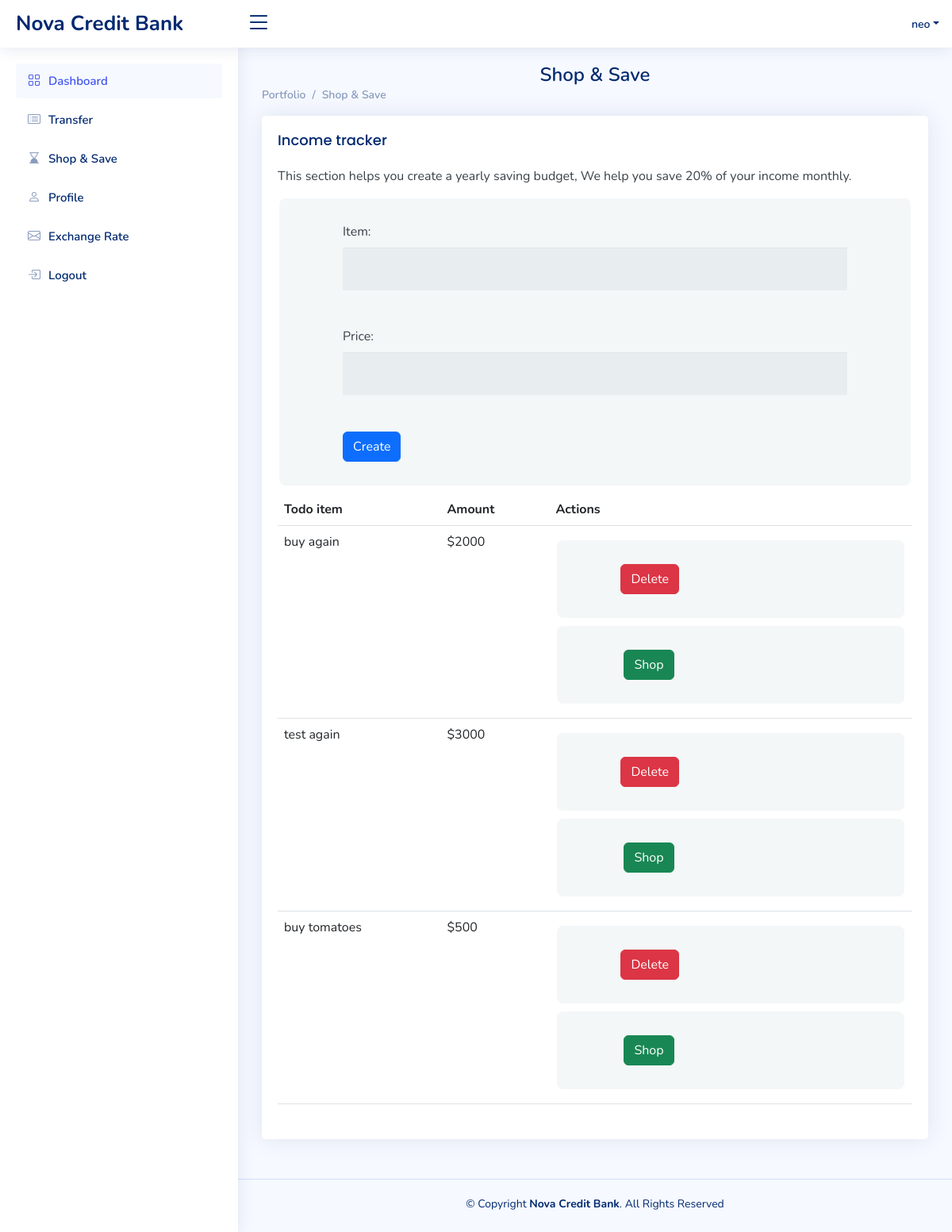
/shopping-list/ (signed in), run on an earlier commit of the app's database.
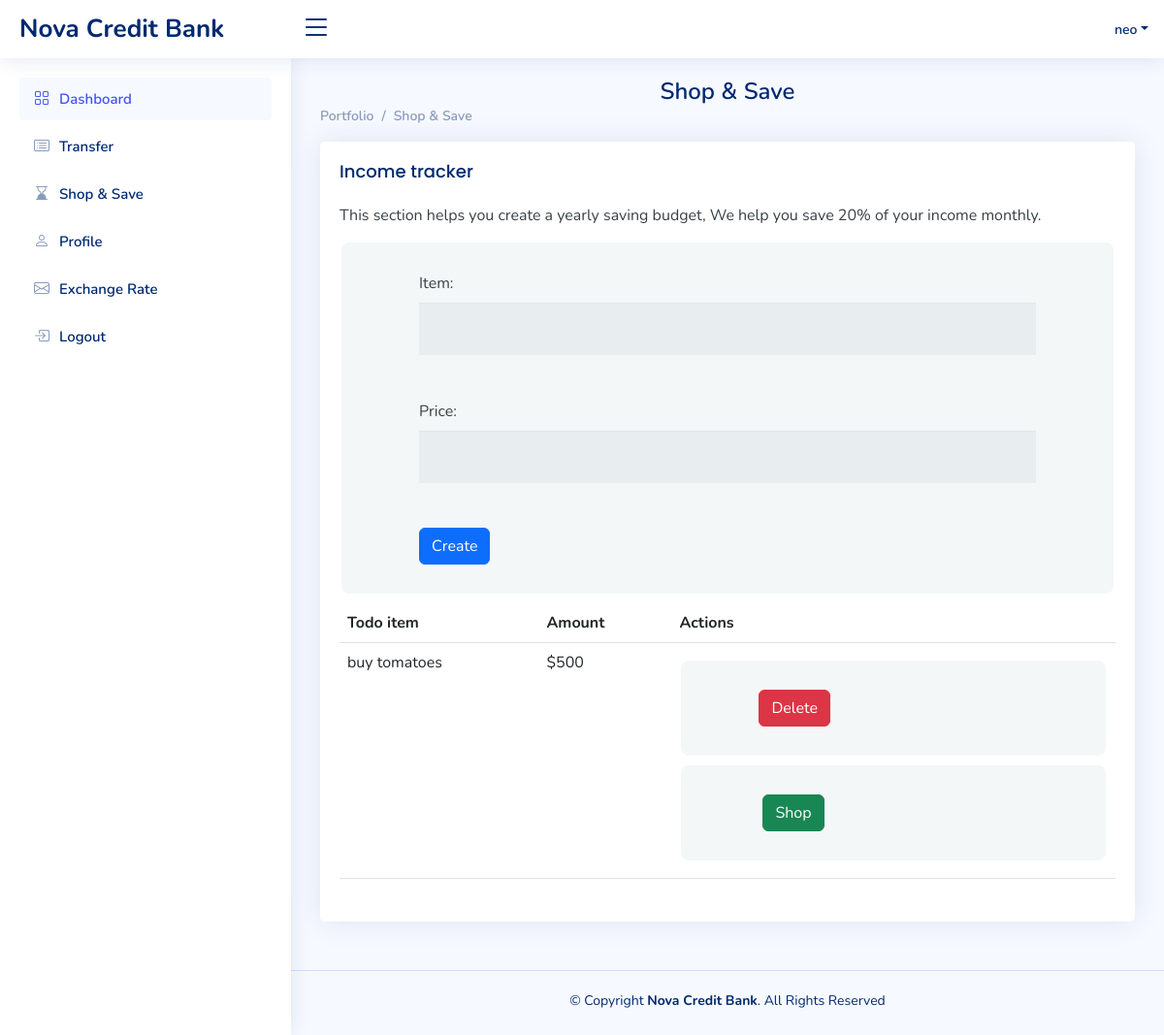
And on a later commit of the database.
### novabank/models.py (models this page shows, shortened)
class ShoppingList(models.Model):
    username = models.ForeignKey(Portfolio, on_delete=models.SET_NULL, blank= True, null = True)
    item = models.CharField(max_length=200)
    price = models.IntegerField()
    completed = models.BooleanField(default=False)

### novabank/views.py (the view, shortened to what this page needs)
# urls.py: path('shopping-list/', views.shoppinglist, name = 'shoppinglist'),
@login_required
def shoppinglist(request):
    log_user = request.user
    shoppinglist_form = ShoppingListForm()
    portfolio_instance = Portfolio.objects.get(username=log_user)
    shopitems = ShoppingList.objects.filter(username=portfolio_instance).prefetch_related('shoppingtransaction_set')
    return render(request, 'shoppinglist.html', {'shoppinglist_form': shoppinglist_form, 'shopitems': shopitems})

### novabank/forms.py
class ShoppingListForm(forms.ModelForm):
    class Meta:
        model = ShoppingList
        fields = ['item', 'price']

### novabank/templates/shoppinglist.html (shortened to what the changed rows need)
{% load static %}
<!DOCTYPE html>
<html lang="en">
<head>
  <link href="{% static 'dashboard_assets/vendor/bootstrap/css/bootstrap.min.css' %}" rel="stylesheet">
  <link href="{% static 'dashboard_assets/vendor/bootstrap-icons/bootstrap-icons.css' %}" rel="stylesheet">
  <link href="{% static 'dashboard_assets/vendor/boxicons/css/boxicons.min.css' %}" rel="stylesheet">
  <link href="{% static 'dashboard_assets/vendor/quill/quill.snow.css' %}" rel="stylesheet">
  <link href="{% static 'dashboard_assets/vendor/quill/quill.bubble.css' %}" rel="stylesheet">
  <link href="{% static 'dashboard_assets/vendor/remixicon/remixicon.css' %}" rel="stylesheet">
  <link href="{% static 'dashboard_assets/vendor/simple-datatables/style.css' %}" rel="stylesheet">
  <link href="{% static 'dashboard_assets/css/style.css' %}" rel="stylesheet">
</head>
<body>
  <main id="main" class="main">
    <div class="pagetitle">
      <h1>Shop & Save</h1>
    </div>
    <section class="section">
      <div class="row">
        <div class="col-lg-24">
          <div class="card">
            <div class="card-body">
              <section id="contact" class="contact">
            <table class="table mb-4">
              <thead>
                <tr>
                  <th scope="col">Todo item</th>
                  <th scope="col">Amount</th>
                  <th scope="col">Actions</th>
                </tr>
              </thead>
              {% for shopitem in shopitems %}
              <tbody>
                <tr>
                  <td>{{shopitem.item}}</td>
                  <td>${{shopitem.price}}</td>
                  <td>
                    <form action="{% url 'deleteshoppingitem' shopitem.id %}" method="POST">
                      <button type="submit" class="btn btn-danger">Delete</button>
                    </form>
                    <form action="{% url 'shop' shopitem.id %}" method="POST">
                      <button type="submit" class="btn btn-success ms-1">Shop</button>
                    </form>
                  </td>
              </tbody>
              {% endfor %}
            </table>
              </section>
            </div>
          </div>
        </div>
      </div>
    </section>
  </main>
</body>
</html>

What changed in the data, as far as the page shows it:
removed ShoppingList: item "buy again", price "2000"
removed ShoppingList: item "test again", price "3000"
